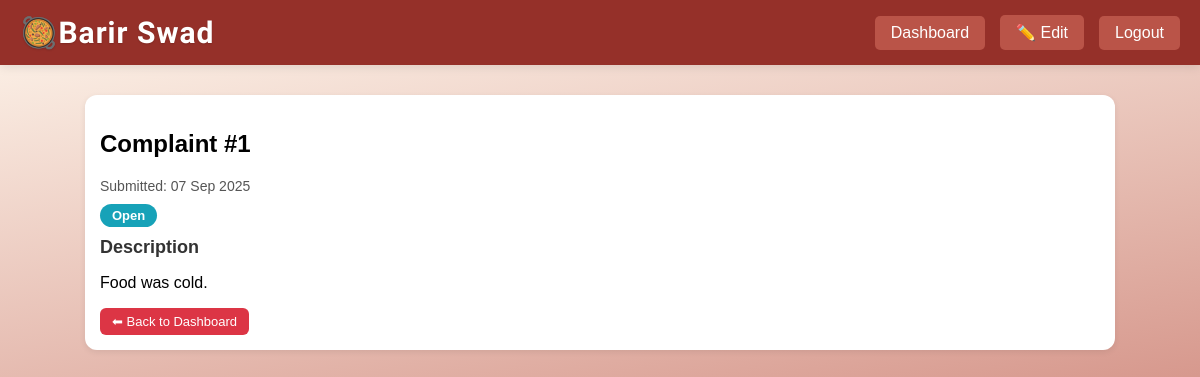
Page /view_complaint.php?id=84774&num=1 (signed in) on the committed database.
### tables this page shows
CREATE TABLE `complaint_support` (
  `User_ID` int(10) NOT NULL,
  `Complaint_ID` int(10) NOT NULL,
  `Description` text NOT NULL,
  `Status` enum('Open','In Progress','Resolved','Closed') NOT NULL DEFAULT 'Open',
  `Submitted_Date` date NOT NULL,
  `Messages` text NOT NULL
);

### view_complaint.php (the view, shortened to what this page needs)
<?php
require 'dbconnect.php';
$user_id = $_SESSION['user_id'];
$complaint_id = intval($_GET['id']);
$complaint_num = isset($_GET['num']) ? intval($_GET['num']) : $complaint_id;
$sql = "SELECT * FROM complaint_support WHERE Complaint_ID = ? AND User_ID = ?";
$stmt = $conn->prepare($sql);
$stmt->bind_param("ii", $complaint_id, $user_id);
$stmt->execute();
$result = $stmt->get_result();
$complaint = $result->fetch_assoc();
function getStatusClass($status) {
    switch ($status) {
        case 'Open': return 'status-pending';
    }
}
?>
<!DOCTYPE html>
<html lang="en">
<head>
<link rel="stylesheet" href="cook_styles.css">
<link rel="stylesheet" href="complaint_styles.css">
</head>
<body>
<header class="header">
    <div class="nav">
        <div class="logo">🥘Barir Swad</div>
        <nav class="nav-links">
            <a href="complaint_dashboard.php" class="btn">Dashboard</a>
            <a href="edit_complaint.php?id=<?= $complaint_id ?>" class="btn">✏️ Edit</a>
            <a href="logout.php" class="btn logout">Logout</a>
        </nav>
    </div>
</header>
<div class="container">
    <div class="complaint-card form-narrow">
        <h2>Complaint #<?= $complaint_num ?></h2>
        <div class="complaint-meta">
            Submitted: <?= date("d M Y", strtotime($complaint['Submitted_Date'])) ?>
        </div>
        <div class="status-badge <?= getStatusClass($complaint['Status']) ?>">
            <?= htmlspecialchars($complaint['Status']) ?>
        </div>
        <h3 class="section-title">Description</h3>
        <p><?= nl2br(htmlspecialchars($complaint['Description'])) ?></p>
        <div class="card-actions">
            <a href="complaint_dashboard.php" class="btn small danger">⬅ Back to Dashboard</a>
        </div>
    </div>
</div>
</body>
</html>

### cook_styles.css (style rules this page uses)
body { font-family: Arial, sans-serif; min-height: 100vh; margin: 0; padding: 0; background: linear-gradient(170deg, #fff8ee 0%, #BA5448 100%); }
.header { background: #953029; box-shadow: 0 2px 10px rgba(0,0,0,0.1); padding: 15px 0; }
.nav { display: flex; justify-content: space-between; align-items: center; max-width: 1200px; margin: 0 auto; padding: 0 20px; }
.logo { font-family: 'DynaPuff', cursive, sans-serif; font-weight: 700; font-size: 30px; color: #fff; letter-spacing: 1px; text-shadow: 0 1px 2px rgba(0,0,0,0.15); transition: transform 0.3s; }
.nav-links { display: flex; gap: 15px; align-items: center; }
.nav-links a { text-decoration: none; color: #333; padding: 8px 16px; border-radius: 5px; transition: background 0.3s; }
.nav-links .btn { background: #BA5448; color: white; }
.nav-links .logout { background: #BA5448; }
.container { max-width: 1200px; margin: 30px auto; padding: 0 20px; }
.btn, button { background: #953029; color: white; padding: 10px 20px; border-radius: 8px; text-decoration: none; border: none; cursor: pointer; transition: all 0.3s; }

### complaint_styles.css (style rules this page uses)
.complaint-card { background: #fff; border-radius: 12px; padding: 15px; margin-bottom: 15px; box-shadow: 0 2px 6px rgba(0,0,0,0.08); transition: transform 0.2s ease; }
.complaint-card h3 { margin: 0 0 8px; font-size: 18px; color: #333; }
.complaint-meta { font-size: 14px; color: #555; margin-bottom: 10px; }
.status-badge { display: inline-block; padding: 4px 12px; border-radius: 20px; font-size: 13px; font-weight: 600; color: #fff; margin-bottom: 10px; }
.status-pending { background-color: #17a2b8; }
.card-actions { margin-top: 10px; }
.card-actions a, .card-actions button { margin-right: 8px; text-decoration: none; }
.btn.small { padding: 6px 12px; font-size: 13px; border-radius: 6px; background: #007bff; color: #fff; text-decoration: none; transition: background 0.2s ease; display: inline-block; cursor: pointer; }
.btn.small.danger { background: #dc3545; }
.complaint-card.form-narrow { max-width: 1000px; margin: 30px auto; }

### rows in the picture
complaint_support: Submitted_Date "07 Sep 2025", Status "Open", Description "Food was cold."

### other values in the picture
$complaint_num "1"
